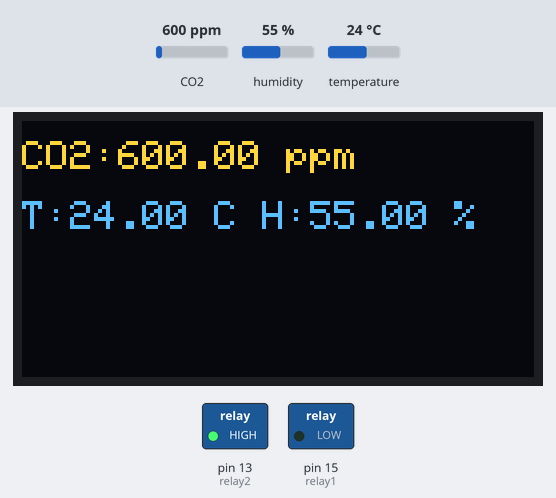
Bench run of a sketch on a simulated Arduino Uno, built for the host (arithmetic inside an expression is 32-bit, double 64-bit). Parts: 128×64 one-colour display, switched loads named in the sketch (green lamp = pin HIGH). The test bench sets the inputs (shaded band); at power-on: CO2 600 ppm, humidity 55 %, temperature 24 °C. The OLED is the two-colour kind (top 16 rows yellow); the display library's start-up logo is not drawn; what the sketch prints to the serial monitor is not drawn.

Above: at 3.1 s.
3.2 s: CO2 set to 667 ppm
At 3.65 s:
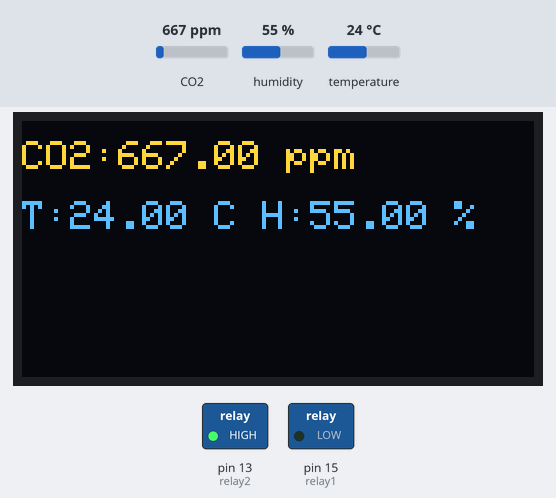
6.2 s: CO2 set to 731 ppm
At 7.03 s:
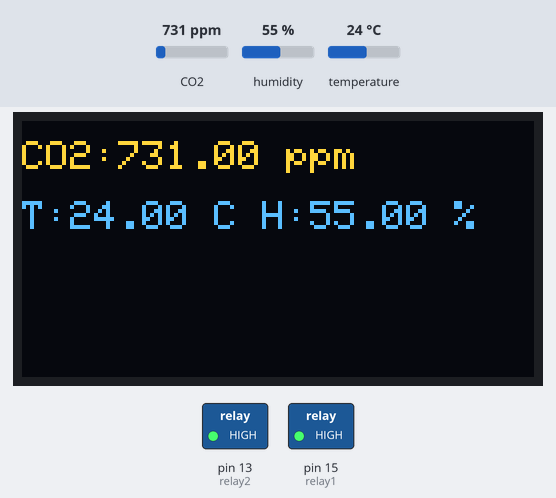
8.7 s: humidity set to 59 %
At 9.17 s:
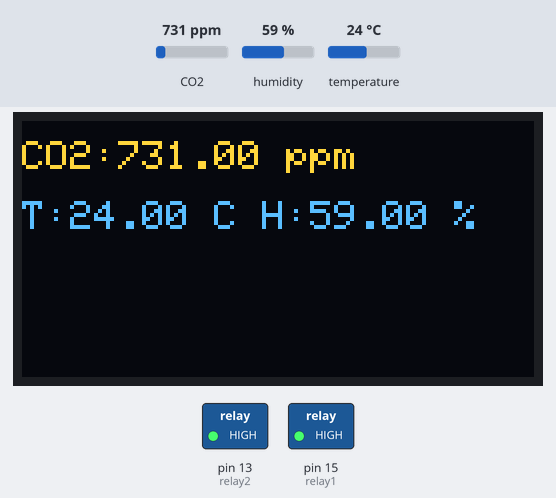
10.4 s: humidity set to 62 %
At 10.77 s:
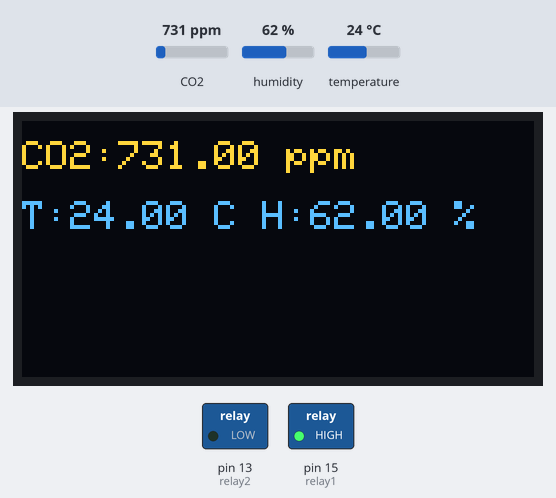
13.0 s: CO2 set to 452 ppm
At 13.44 s:
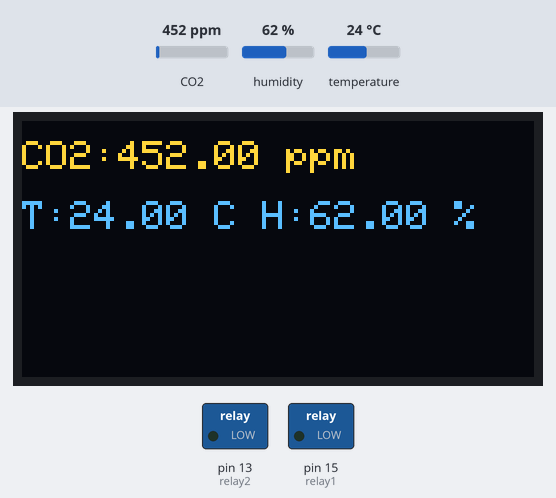
16.0 s: temperature set to 12 °C
At 16.83 s:
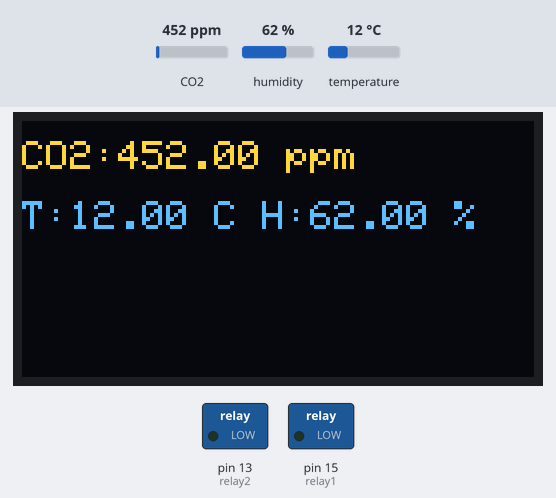
Timing chart, 0 to 18.7 s (numbered marks = the images above; inputs shaded):
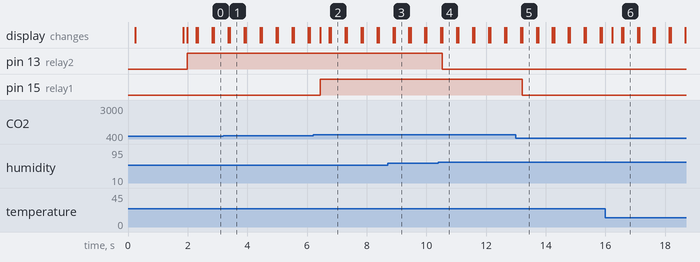

Measured:
- the behaviour switches between 700 and 701 ppm on CO2 (found by bisection; images 1 and 2)
- the behaviour switches between 60 and 61 % on humidity (found by bisection; images 3 and 4)
- after the input at 3.2 s, the display: first differs from a run without the input after 0.21 s (image 1)
- after the input at 6.2 s, pin 15 (relay1): LOW → HIGH after 0.24 s; the display: changes after 0.24 s (image 2)
- after the input at 8.7 s, the display: first differs from a run without the input after 0.23 s (image 3)
- after the input at 10.4 s, pin 13 (relay2): HIGH → LOW after 0.14 s; the display: first differs from a run without the input after 0.14 s (image 4)
- after the input at 13.0 s, pin 15 (relay1): HIGH → LOW after 0.21 s; the display: first differs from a run without the input after 0.21 s (image 5)
- after the input at 16.0 s, the display: changes after 0.24 s (image 6)

The sketch:

greenhouse.ino
```cpp
//========= LCD and sensor Libraries =============
#include <Adafruit_SCD30.h>

Adafruit_SCD30  scd30;    // Create an instance of sensor

// Display libraries
#include <SPI.h>
#include <Wire.h>
#include <Adafruit_GFX.h>
#include <Adafruit_SH110X.h>

Adafruit_SH1107 display = Adafruit_SH1107(64, 128, &Wire);

// Variables to store CO, Temp, Humidity
float co2;
float temp;
float humid;

// Adjustable parameters
float maxCo2 = 700;       // Maximum CO2 value to activate relay 1
float minHum = 60;        // Minimum humidity value to activate relay 2

// === Defining Relay pins and relay logic ====
int relay1 = 15;           // Relay 2 Pin
int relay2 = 13;           // Relay 1 Pin
bool relayLogic = HIGH;    // Relay Operating Logic change this with LOW if your relay works on LOW logic

bool relay1Flag = LOW;    // Flag to check if relay is on or off
bool relay2Flag = LOW;    // Flag to check if relay is on or off

// ==== Disply function format ======
// A function is created to display message on oled the format of function is like this
// displayMessage(text size, x position, y position, text to be displayed, HIGH/LOW to clear display);

// Buttons configuration
// OLED FeatherWing buttons map to different pins depending on board:

#define BUTTON_A  0
#define BUTTON_B 16
#define BUTTON_C  2

void setup(void) {
  Serial.begin(115200);

  // Initially set relay pins as OUTPUT and set them off
  pinMode(relay1, OUTPUT);                // Set relay pin as output
  pinMode(relay2, OUTPUT);                // Set relay pin as output
  digitalWrite(relay1, !relayLogic);      // Initially turn off relay
  digitalWrite(relay2, !relayLogic);      // Initially turn off relay

  // Initialize Button pins as input with internal pullup
  pinMode(BUTTON_A, INPUT_PULLUP);
  pinMode(BUTTON_B, INPUT_PULLUP);
  pinMode(BUTTON_C, INPUT_PULLUP);

  Serial.println("SCD30 OLED CO2 meter!");


  // Try to initialize!
  if (!scd30.begin()) {
    Serial.println("Failed to find SCD30 chip");
    // while (1) {
    //   delay(10);
    // }
  }
  Serial.println("SCD30 Found!");


  Serial.println("128x64 OLED FeatherWing test");
  delay(250); // wait for the OLED to power up
  display.begin(0x3C, true); // Address 0x3C default

  Serial.println("OLED begun");


  if (!scd30.setMeasurementInterval(4)) {           // Set sensor reading interval as 4 seconds
    Serial.println("Failed to set measurement interval");
    // while (1) {
    //   delay(10);
    // }
  }
  Serial.print("Measurement Interval: ");
  Serial.print(scd30.getMeasurementInterval());
  Serial.println(" seconds");

  // Show image buffer on the display hardware.
  // Since the buffer is intialized with an Adafruit splashscreen
  // internally, this will display the splashscreen.
  display.display();
  delay(1000);

  // Clear the buffer.
  display.clearDisplay();
  display.display();

  display.setRotation(1);
  delay(500); // Pause for half second

  display.setTextColor(SH110X_WHITE);
  displayMessage(1, 0, 5, "CO2:" + String(co2) + " ppm ", HIGH);  // Show error message on display
  displayMessage(1, 0, 20, "T:" + String(temp) + " C H:" + String(humid) + " % ", LOW);  // Show error message on display

}


void loop() {
  if (scd30.dataReady()) {    // Check if sensor is ready to give new reading

    Serial.println("Data available!");

    if (!scd30.read()) {
      Serial.println("Error reading sensor data");
      displayMessage(2, 0, 0, "READ ERR", HIGH);      // Show error message on display
      return;
    }
    co2 = scd30.CO2;                // Read CO2 from sensor
    temp = scd30.temperature;       // Read Temperature from sensor
    humid = scd30.relative_humidity;// Read Humidity from sensor

    String msg = "CO2: " + String(co2) + " ppm  Temperature:" + String(temp) + " C  Humidity:" + String(humid) + " %";
    Serial.println(msg);

    displayMessage(1, 0, 5, "CO2:" + String(co2) + " ppm ", HIGH);  // Show error message on display
    displayMessage(1, 0, 20, "T:" + String(temp) + " C H:" + String(humid) + " % ", LOW);  // Show error message on display

    // Check CO2 and Humidity condition to operate relays
    if ((co2 > maxCo2) && (relay1Flag == LOW)) {
      // Check if CO2 is greater than max co2 value than turn on relay 1 and previously relay is off
      relay1Flag = HIGH;        // Set relay flag
      digitalWrite(relay1, relayLogic);      // Turn on relay
    }
    else if ((co2 < maxCo2) && (relay1Flag == HIGH)) {
      // Check if CO2 is less than max co2 value than and previously relay is on turn off relay 1
      relay1Flag = LOW;        // ReSet relay flag
      digitalWrite(relay1, !relayLogic);      // Turn off relay
    }

    // Check Humidity condition to operate relay
    if ((humid < minHum) && (relay2Flag == LOW)) {
      // Check if Humidity is less than min humidity value than turn on relay 1 and previously relay is off
      relay2Flag = HIGH;        // Set relay flag
      digitalWrite(relay2, relayLogic);      // Turn on relay
    }
    else if ((humid > minHum) && (relay2Flag == HIGH)) {
      // Check if Humidity is greaer than min humidity relay value than and previously relay is on turn off relay 1
      relay2Flag = LOW;        // ReSet relay flag
      digitalWrite(relay2, !relayLogic);      // Turn off relay
    }
  }
  delay(100);
  // Take to Menu if button A is pressed
  if (!digitalRead(BUTTON_A)) {
    delay(1000);  // Wait for one second if button is still pressed than change to menu
    if (!digitalRead(BUTTON_A)) {
      while (!digitalRead(BUTTON_A)) {
        ; // Wait until button released
      }
      displayMenu();    // Display menu
    }
  }
}

void displayMenu() {
  // This function will display menu to adjust values of variables
  int count = 0;        // This will be incremented by one each time Button A is pressed
  displayMessage(10, 0, 0, "", HIGH);  // Show  message on display
  display.setTextColor(SH110X_WHITE, SH110X_BLACK);
  displayMessage(1, 0, 0, "*", LOW); // Show  message on display

  while (count < 2) {
    if (!digitalRead(BUTTON_A)) {
      while (!digitalRead(BUTTON_A)) {
        ; // Wait until button released
      }
      // Increment count with 1
      count++;
      displayMessage(1, 0, 0, " ", LOW); // Show  message on display
      displayMessage(1, 0, 10, "*", LOW); // Show  message on display

    }
    if ((count == 0) && (!digitalRead(BUTTON_B))) {
      // If current count is 0 and button B is pressed increase CO2 Value by 5
      maxCo2 += 5;
      delay(100);   // Wait for 100 milliseconds
    }
    else if ((count == 0) && (!digitalRead(BUTTON_C))) {
      // If current count is 0 and button C is pressed decrease CO2 Value by 5
      maxCo2 -= 5;
      delay(100);   // Wait for 100 milliseconds
    }
    if ((count == 1) && (!digitalRead(BUTTON_B))) {
      // If current count is 0 and button B is pressed increase Humidity Value by 1
      minHum += 1;
      if (minHum > 100) {
        minHum = 100;    // if humidity is greater than 100 keep it 100
      }
      delay(100);   // Wait for 100 milliseconds
    }
    else if ((count == 1) && (!digitalRead(BUTTON_C))) {
      // If current count is 0 and button C is pressed decrease Humidity Value by 1
      minHum -= 1;
      if (minHum < 0) {
        minHum = 0;    // if humidity is less than 0 keep it 0
      }
      delay(100);   // Wait for 100 milliseconds
    }
    displayMessage(1, 8, 0, "CO2:" + String(maxCo2) + " ppm ", LOW); // Show  message on display
    displayMessage(1, 8, 10, "Hum:" + String(minHum) + " % ", LOW); // Show  message on display
    delay(50);
  }
  displayMessage(1, 0, 0, "" , HIGH); // Clear Display

}

void displayMessage(int textSize, int x, int y, String msg, bool cls) {
  // This function will display msg received on oled
  if (cls) {
    // If clear display flag is high first clear display
    display.clearDisplay();   // Clear Display
    display.display();        // Transfer the change to display
  }
  display.setCursor(x, y);  // Set cursor at this point
  display.setTextSize(textSize);   // Set Text Size
  display.print(msg);           // Print msg on lcd
  display.display();        // Show change on display
}
```
